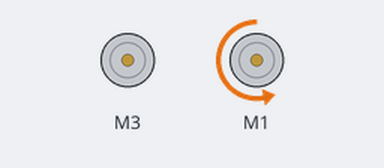
The sketch below on a simulated Arduino Uno, built with avr-gcc and run on an emulated ATmega328P. Shown: 2 × DC motor (green arrow = forward, orange = backward, longer = faster).

Above: at 0.1 s.
Timing chart, 0 to 1.6 s (numbered marks = the images above):
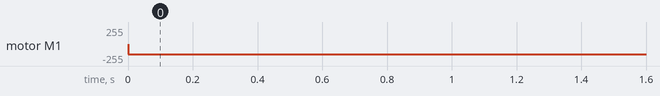

Measured:
- by itself, motor M1: stopped → backward 150/255 at 0.00 s

The sketch:

Circle_n_for_days.ino
```cpp
#include <Wire.h>
#include <Adafruit_MotorShield.h>
      // Define constants

  Adafruit_MotorShield AFMS = Adafruit_MotorShield();

  int count =20;

#define TESTTIME 5000

const byte SPEED = 150;   // default speed for motors
      // Define 'ports' for motors.
const byte LEFTMOTORPORT = 3;
const byte RIGHTMOTORPORT = 1;
      // Create pointers to motor control objects
Adafruit_DCMotor *motorLeft = AFMS.getMotor(LEFTMOTORPORT);
Adafruit_DCMotor *motorRight = AFMS.getMotor(RIGHTMOTORPORT);


void setup() {
AFMS.begin();   // Create with default frequenchy 1.6KHz
                // turn off all motors to start
motorLeft->run(RELEASE);
motorRight->run(RELEASE);
}

void loop() {
  // put your main code here, to run repeatedly:
motorLeft->setSpeed(0);
motorRight->setSpeed(SPEED);
motorLeft->run(FORWARD);
motorRight->run(BACKWARD);
delay(100);
}
```
